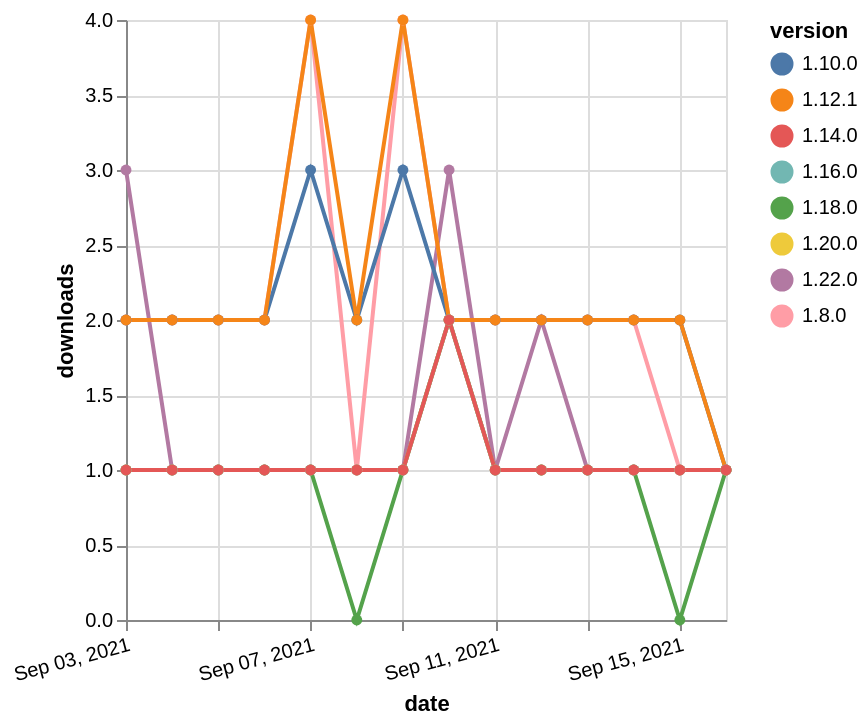

Here is the Vega-Lite specification saved for this chart:
### Vega-Lite specification from a JSON file in a GitHub repository (floating-point values rounded to 4 significant figures)
{"$schema": "https://vega.github.io/schema/vega-lite/v5.json", "description": "A simple bar chart with embedded data.", "data": {"values": [{"date": "2021-09-03", "total": 186, "delta": 1, "version": "1.18.0"}, {"date": "2021-09-04", "total": 187, "delta": 1, "version": "1.18.0"}, {"date": "2021-09-05", "total": 188, "delta": 1, "version": "1.18.0"}, {"date": "2021-09-06", "total": 189, "delta": 1, "version": "1.18.0"}, {"date": "2021-09-07", "total": 190, "delta": 1, "version": "1.18.0"}, {"date": "2021-09-08", "total": 190, "delta": 0, "version": "1.18.0"}, {"date": "2021-09-09", "total": 191, "delta": 1, "version": "1.18.0"}, {"date": "2021-09-10", "total": 193, "delta": 2, "version": "1.18.0"}, {"date": "2021-09-11", "total": 194, "delta": 1, "version": "1.18.0"}, {"date": "2021-09-12", "total": 195, "delta": 1, "version": "1.18.0"}, {"date": "2021-09-13", "total": 196, "delta": 1, "version": "1.18.0"}, {"date": "2021-09-14", "total": 197, "delta": 1, "version": "1.18.0"}, {"date": "2021-09-15", "total": 197, "delta": 0, "version": "1.18.0"}, {"date": "2021-09-16", "total": 198, "delta": 1, "version": "1.18.0"}, {"date": "2021-09-03", "total": 197, "delta": 3, "version": "1.22.0"}, {"date": "2021-09-04", "total": 198, "delta": 1, "version": "1.22.0"}, {"date": "2021-09-05", "total": 199, "delta": 1, "version": "1.22.0"}, {"date": "2021-09-06", "total": 200, "delta": 1, "version": "1.22.0"}, {"date": "2021-09-07", "total": 201, "delta": 1, "version": "1.22.0"}, {"date": "2021-09-08", "total": 202, "delta": 1, "version": "1.22.0"}, {"date": "2021-09-09", "total": 203, "delta": 1, "version": "1.22.0"}, {"date": "2021-09-10", "total": 206, "delta": 3, "version": "1.22.0"}, {"date": "2021-09-11", "total": 207, "delta": 1, "version": "1.22.0"}, {"date": "2021-09-12", "total": 209, "delta": 2, "version": "1.22.0"}, {"date": "2021-09-13", "total": 210, "delta": 1, "version": "1.22.0"}, {"date": "2021-09-14", "total": 211, "delta": 1, "version": "1.22.0"}, {"date": "2021-09-15", "total": 212, "delta": 1, "version": "1.22.0"}, {"date": "2021-09-16", "total": 213, "delta": 1, "version": "1.22.0"}, {"date": "2021-09-03", "total": 3079, "delta": 2, "version": "1.8.0"}, {"date": "2021-09-04", "total": 3081, "delta": 2, "version": "1.8.0"}, {"date": "2021-09-05", "total": 3083, "delta": 2, "version": "1.8.0"}, {"date": "2021-09-06", "total": 3085, "delta": 2, "version": "1.8.0"}, {"date": "2021-09-07", "total": 3089, "delta": 4, "version": "1.8.0"}, {"date": "2021-09-08", "total": 3090, "delta": 1, "version": "1.8.0"}, {"date": "2021-09-09", "total": 3094, "delta": 4, "version": "1.8.0"}, {"date": "2021-09-10", "total": 3096, "delta": 2, "version": "1.8.0"}, {"date": "2021-09-11", "total": 3098, "delta": 2, "version": "1.8.0"}, {"date": "2021-09-12", "total": 3100, "delta": 2, "version": "1.8.0"}, {"date": "2021-09-13", "total": 3102, "delta": 2, "version": "1.8.0"}, {"date": "2021-09-14", "total": 3104, "delta": 2, "version": "1.8.0"}, {"date": "2021-09-15", "total": 3105, "delta": 1, "version": "1.8.0"}, {"date": "2021-09-16", "total": 3106, "delta": 1, "version": "1.8.0"}, {"date": "2021-09-03", "total": 2604, "delta": 2, "version": "1.10.0"}, {"date": "2021-09-04", "total": 2606, "delta": 2, "version": "1.10.0"}, {"date": "2021-09-05", "total": 2608, "delta": 2, "version": "1.10.0"}, {"date": "2021-09-06", "total": 2610, "delta": 2, "version": "1.10.0"}, {"date": "2021-09-07", "total": 2613, "delta": 3, "version": "1.10.0"}, {"date": "2021-09-08", "total": 2615, "delta": 2, "version": "1.10.0"}, {"date": "2021-09-09", "total": 2618, "delta": 3, "version": "1.10.0"}, {"date": "2021-09-10", "total": 2620, "delta": 2, "version": "1.10.0"}, {"date": "2021-09-11", "total": 2622, "delta": 2, "version": "1.10.0"}, {"date": "2021-09-12", "total": 2624, "delta": 2, "version": "1.10.0"}, {"date": "2021-09-13", "total": 2626, "delta": 2, "version": "1.10.0"}, {"date": "2021-09-14", "total": 2628, "delta": 2, "version": "1.10.0"}, {"date": "2021-09-15", "total": 2630, "delta": 2, "version": "1.10.0"}, {"date": "2021-09-16", "total": 2631, "delta": 1, "version": "1.10.0"}, {"date": "2021-09-03", "total": 2485, "delta": 2, "version": "1.12.1"}, {"date": "2021-09-04", "total": 2487, "delta": 2, "version": "1.12.1"}, {"date": "2021-09-05", "total": 2489, "delta": 2, "version": "1.12.1"}, {"date": "2021-09-06", "total": 2491, "delta": 2, "version": "1.12.1"}, {"date": "2021-09-07", "total": 2495, "delta": 4, "version": "1.12.1"}, {"date": "2021-09-08", "total": 2497, "delta": 2, "version": "1.12.1"}, {"date": "2021-09-09", "total": 2501, "delta": 4, "version": "1.12.1"}, {"date": "2021-09-10", "total": 2503, "delta": 2, "version": "1.12.1"}, {"date": "2021-09-11", "total": 2505, "delta": 2, "version": "1.12.1"}, {"date": "2021-09-12", "total": 2507, "delta": 2, "version": "1.12.1"}, {"date": "2021-09-13", "total": 2509, "delta": 2, "version": "1.12.1"}, {"date": "2021-09-14", "total": 2511, "delta": 2, "version": "1.12.1"}, {"date": "2021-09-15", "total": 2513, "delta": 2, "version": "1.12.1"}, {"date": "2021-09-16", "total": 2514, "delta": 1, "version": "1.12.1"}, {"date": "2021-09-03", "total": 168, "delta": 1, "version": "1.20.0"}, {"date": "2021-09-04", "total": 169, "delta": 1, "version": "1.20.0"}, {"date": "2021-09-05", "total": 170, "delta": 1, "version": "1.20.0"}, {"date": "2021-09-06", "total": 171, "delta": 1, "version": "1.20.0"}, {"date": "2021-09-07", "total": 172, "delta": 1, "version": "1.20.0"}, {"date": "2021-09-08", "total": 173, "delta": 1, "version": "1.20.0"}, {"date": "2021-09-09", "total": 174, "delta": 1, "version": "1.20.0"}, {"date": "2021-09-10", "total": 176, "delta": 2, "version": "1.20.0"}, {"date": "2021-09-11", "total": 177, "delta": 1, "version": "1.20.0"}, {"date": "2021-09-12", "total": 178, "delta": 1, "version": "1.20.0"}, {"date": "2021-09-13", "total": 179, "delta": 1, "version": "1.20.0"}, {"date": "2021-09-14", "total": 180, "delta": 1, "version": "1.20.0"}, {"date": "2021-09-15", "total": 181, "delta": 1, "version": "1.20.0"}, {"date": "2021-09-16", "total": 182, "delta": 1, "version": "1.20.0"}, {"date": "2021-09-03", "total": 201, "delta": 1, "version": "1.16.0"}, {"date": "2021-09-04", "total": 202, "delta": 1, "version": "1.16.0"}, {"date": "2021-09-05", "total": 203, "delta": 1, "version": "1.16.0"}, {"date": "2021-09-06", "total": 204, "delta": 1, "version": "1.16.0"}, {"date": "2021-09-07", "total": 205, "delta": 1, "version": "1.16.0"}, {"date": "2021-09-08", "total": 206, "delta": 1, "version": "1.16.0"}, {"date": "2021-09-09", "total": 207, "delta": 1, "version": "1.16.0"}, {"date": "2021-09-10", "total": 209, "delta": 2, "version": "1.16.0"}, {"date": "2021-09-11", "total": 210, "delta": 1, "version": "1.16.0"}, {"date": "2021-09-12", "total": 211, "delta": 1, "version": "1.16.0"}, {"date": "2021-09-13", "total": 212, "delta": 1, "version": "1.16.0"}, {"date": "2021-09-14", "total": 213, "delta": 1, "version": "1.16.0"}, {"date": "2021-09-15", "total": 214, "delta": 1, "version": "1.16.0"}, {"date": "2021-09-16", "total": 215, "delta": 1, "version": "1.16.0"}, {"date": "2021-09-03", "total": 243, "delta": 1, "version": "1.14.0"}, {"date": "2021-09-04", "total": 244, "delta": 1, "version": "1.14.0"}, {"date": "2021-09-05", "total": 245, "delta": 1, "version": "1.14.0"}, {"date": "2021-09-06", "total": 246, "delta": 1, "version": "1.14.0"}, {"date": "2021-09-07", "total": 247, "delta": 1, "version": "1.14.0"}, {"date": "2021-09-08", "total": 248, "delta": 1, "version": "1.14.0"}, {"date": "2021-09-09", "total": 249, "delta": 1, "version": "1.14.0"}, {"date": "2021-09-10", "total": 251, "delta": 2, "version": "1.14.0"}, {"date": "2021-09-11", "total": 252, "delta": 1, "version": "1.14.0"}, {"date": "2021-09-12", "total": 253, "delta": 1, "version": "1.14.0"}, {"date": "2021-09-13", "total": 254, "delta": 1, "version": "1.14.0"}, {"date": "2021-09-14", "total": 255, "delta": 1, "version": "1.14.0"}, {"date": "2021-09-15", "total": 256, "delta": 1, "version": "1.14.0"}, {"date": "2021-09-16", "total": 257, "delta": 1, "version": "1.14.0"}]}, "width": "container", "mark": {"type": "line", "point": {"filled": true}}, "encoding": {"x": {"field": "date", "type": "temporal", "timeUnit": "yearmonthdate", "title": "date", "axis": {"labelAngle": -15}}, "y": {"field": "delta", "type": "quantitative", "title": "downloads"}, "color": {"field": "version", "type": "nominal"}, "tooltip": {"field": "delta"}}}
